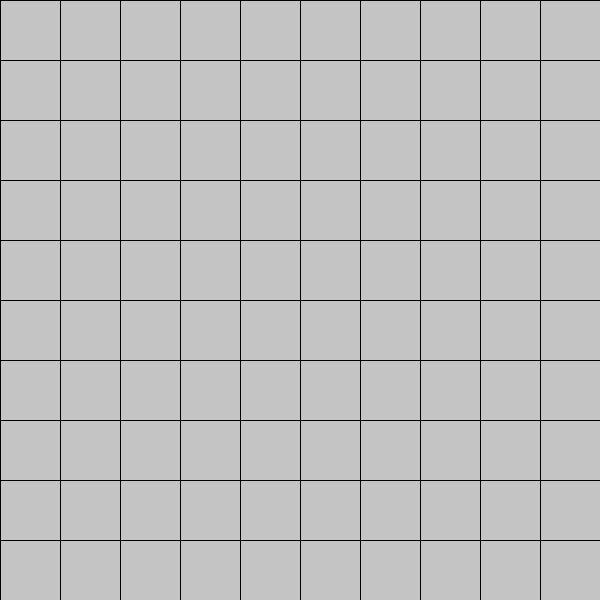
Frame 1 (no input)
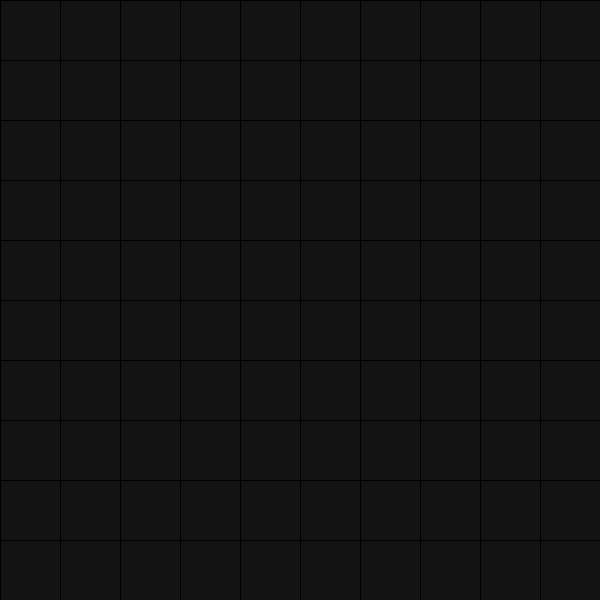
Frame 60 (the mouse pressed at the canvas centre just before this capture)
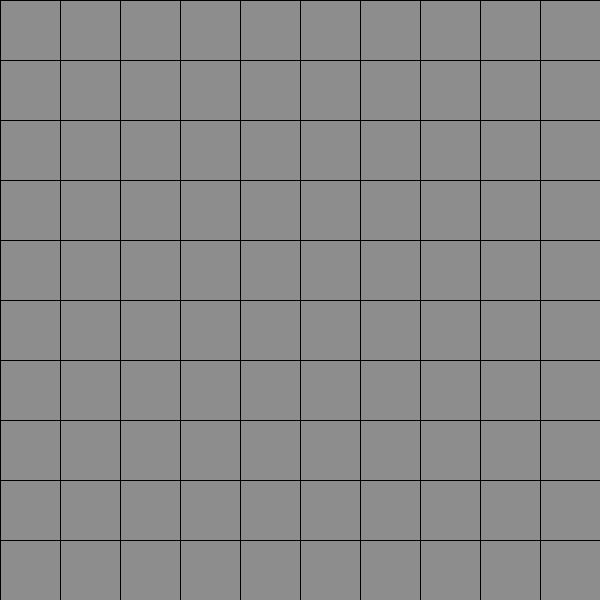
Frame 120 (the mouse held since frame 60 and released just before this capture)

The Processing sketch that drew these frames (run headless with seeded random() and noise(); from frame 60 on, the mouse is pressed at the canvas centre):

// Processing sketch: lightswitch
// ── lightswitch.pde
public int grid[][] = new int[10][10];



void setup(){
  size(600,600);
  for(int i = 0; i<grid.length; i++){
    for(int j = 0; j<grid[i].length; j++){
      grid[i][j] = 0;
    }
  }
}

void lapse(int n){
  int k =0;
  for(int i = 0; i<grid.length; i++){
    for(int j = 0; j<grid[i].length; j++){
      k++;
      if(k==n){
        if(grid[i][j] == 0){
          grid[i][j] = 1;
        }else{
          grid[i][j] = 0;
        }
        k=0;
      }
    }
  }
}   

float count = (float) 0;
int c2 =0;


void draw(){
  float boxwidth = width/10;
  
  //background(0);
  for(int y = 0; y<grid.length; y++){
    for(int x = 0; x<grid[y].length; x++){
      if(grid[y][x] != 0){
        fill(255,10);
        rect(x*boxwidth, y*boxwidth, boxwidth, boxwidth);
      }else{
        fill(0,10);
        rect(x*boxwidth, y*boxwidth, boxwidth, boxwidth);
      }
    }
  }
  
  count += 0.01;
  if((int)count != c2){
    if((int)count>=21) count-=0.01;
    else{
      lapse((int) count);
      c2 = (int) count;
    }
  }
}

// ── switchGrid.pde
public class switchGrid{
  public int grid[][] = new int[10][10];
  
  switchGrid(){
    reset();
  }
  
   public void reset(){
     for(int i = 0; i<grid.length; i++){
       for(int j = 0; i<grid[i].length; j++){
         grid[i][j] = 0;
       }
     }
   }
   
   public void lapse(int n){
     int k =0;
     for(int i = 0; i<grid.length; i++){
       for(int j = 0; j<grid[i].length; j++){
         k++;
         if(k==n){
           if(grid[i][j] == 0){
             grid[i][j] = 1;
           }else{
             grid[i][j] = 0;
           }
           k=0;
         }
       }
     }
   }   

}
